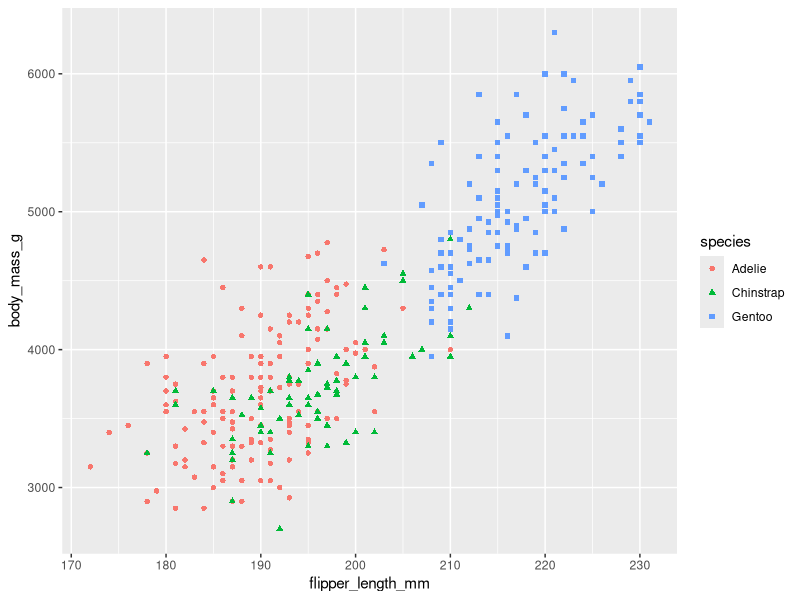
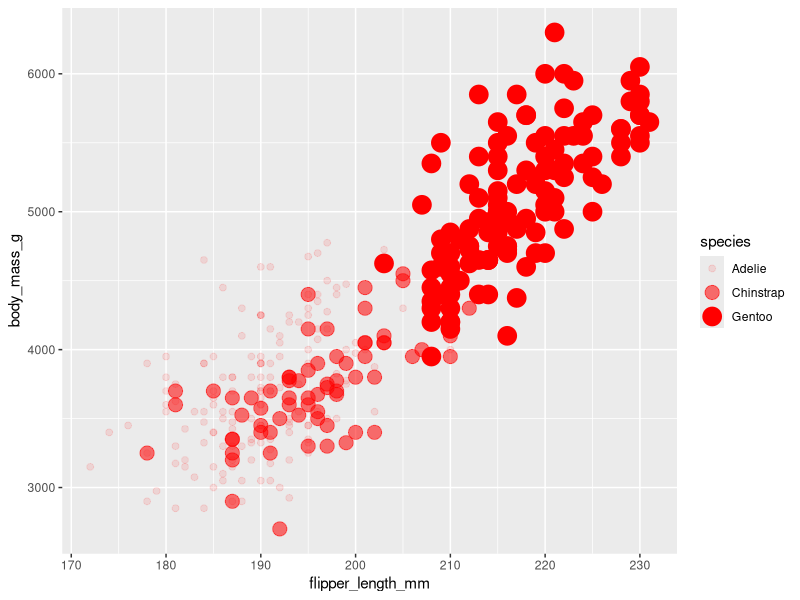
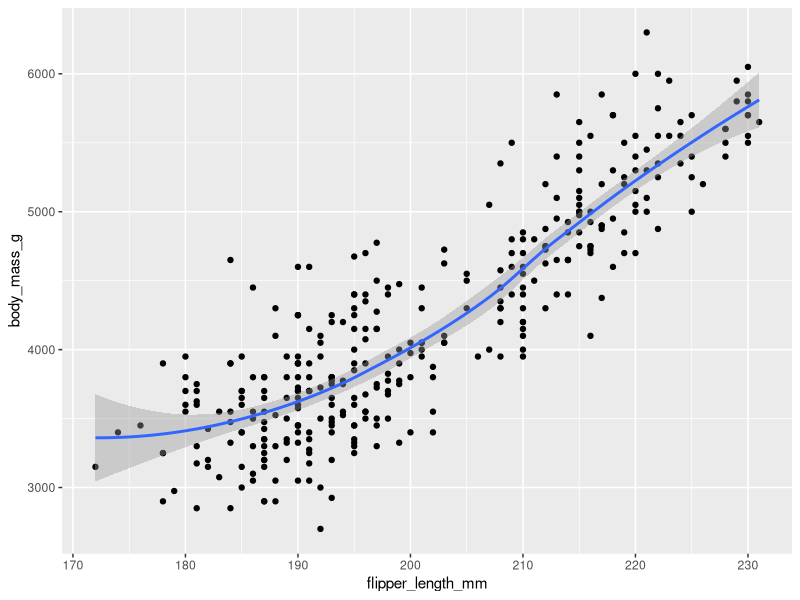
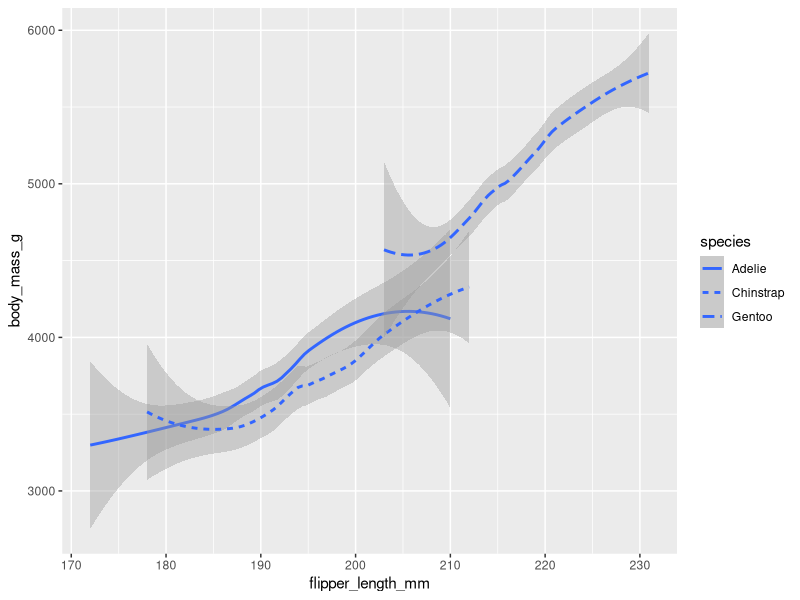
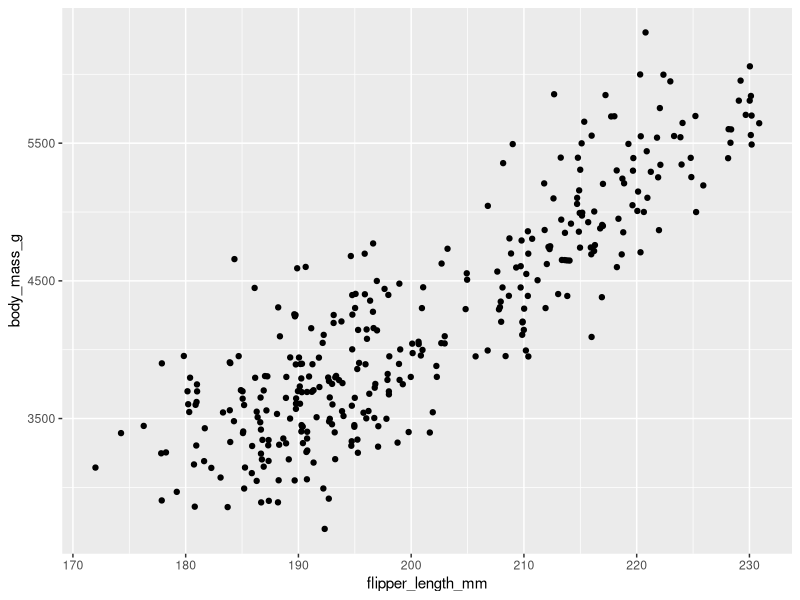
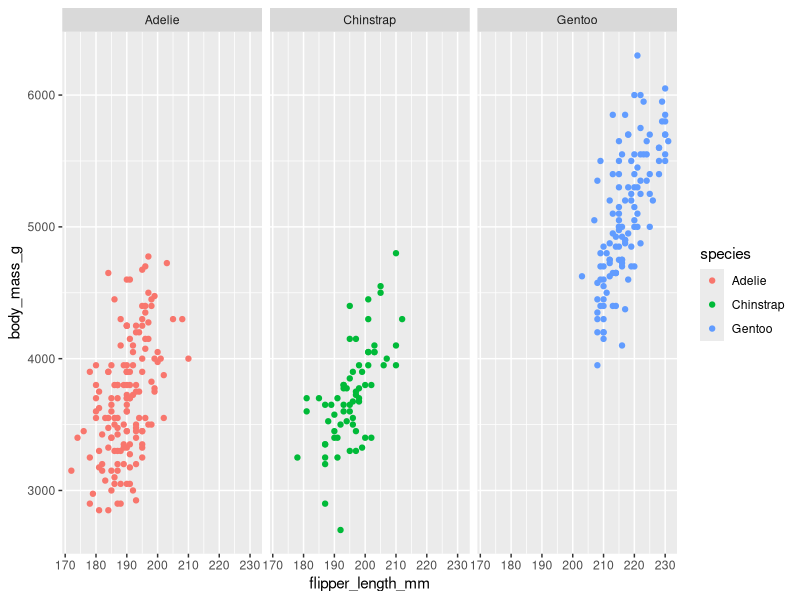
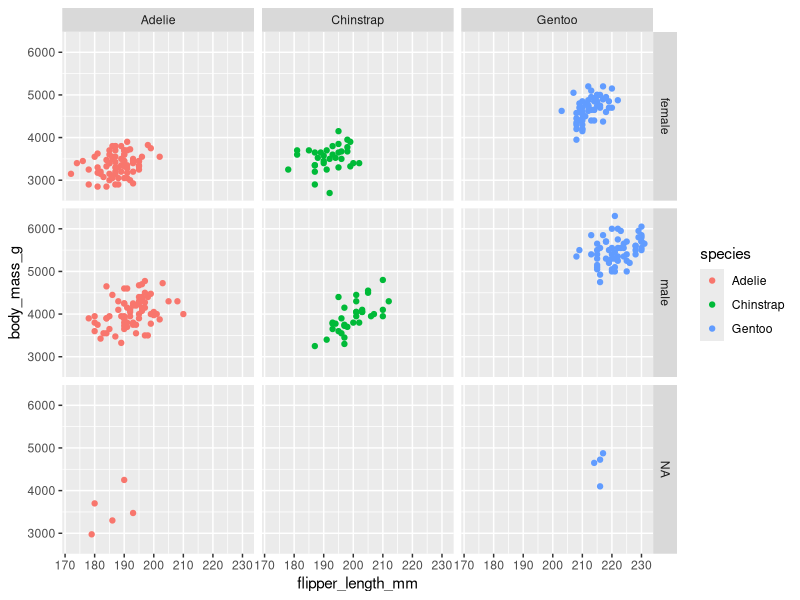
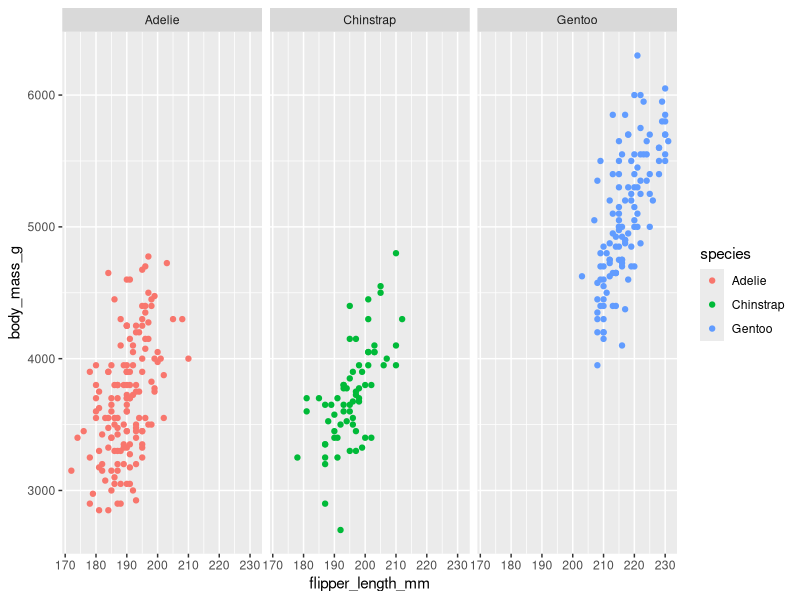

Write R code to recreate these figures, in order.
library(tidyverse)
library(palmerpenguins)
View(penguins)

#visualize different species by color & shape
penguins %>% ggplot(aes(x=flipper_length_mm,y=body_mass_g))+geom_point(aes(shape=species,colour=species))

#visualize different species by alpha and size, color outside of aes() meaning changing overall color, not related to any specific variable
penguins %>% ggplot(aes(x=flipper_length_mm,y=body_mass_g))+geom_point(aes(alpha=species,size=species),color="red")

#visualize data by smooth line
penguins %>% ggplot(aes(x=flipper_length_mm,y=body_mass_g))+geom_point()+geom_smooth()

#visualize data by smooth line & each line stands for different species
penguins %>% ggplot(aes(x=flipper_length_mm,y=body_mass_g))+geom_smooth(aes(linetype=species))

#instead of geom_point, using geom_jitter to make the point easier to find
penguins %>% ggplot(aes(x=flipper_length_mm,y=body_mass_g))+geom_jitter()

#facet_wrap
penguins %>% ggplot(aes(x=flipper_length_mm,y=body_mass_g))+geom_point(aes(color=species))+facet_wrap(~species)

#facet_grid, if 2 variable
penguins %>% ggplot(aes(x=flipper_length_mm,y=body_mass_g))+geom_point(aes(color=species))+facet_grid(sex~species)

#facet_grid 1 variable only
penguins %>% ggplot(aes(x=flipper_length_mm,y=body_mass_g))+geom_point(aes(color=species))+facet_grid(~species)

#title,subtitle,caption
penguins %>% ggplot(aes(x=flipper_length_mm,y=body_mass_g))+geom_point(aes(shape=species,colour=species))+labs(title="Penguin Analysis",subtitle="flipper_length vs body_mass",caption="data by Dr. Kristen Gorman")

#annotate text, customized text color,font weight, size,angle
penguins %>% ggplot(aes(x=flipper_length_mm,y=body_mass_g))+geom_point(aes(shape=species,colour=species))+labs(title="Penguin Analysis",subtitle="flipper_length vs body_mass",caption="data by Dr. Kristen Gorman")+annotate("text",x=250,y=2000,label="Gentoo are the largest penguin",color="red",fontface="bold",size=5,angle=25)

#when the code is too long, can save the code in variable 
p <-penguins %>% ggplot(aes(x=flipper_length_mm,y=body_mass_g))+geom_point(aes(shape=species,colour=species))+labs(title="Penguin Analysis",subtitle="flipper_length vs body_mass",caption="data by Dr. Kristen Gorman")
p +annotate("text",x=250,y=2000,label="Gentoo are the largest penguin",color="red",fontface="bold",size=5,angle=25)



View(diamonds)

#barchart
diamonds %>% ggplot(aes(x=cut))+geom_bar()

#barchart different colors
diamonds %>% ggplot(aes(x=cut))+geom_bar(aes(color=cut))

#barchart different fills
diamonds %>% ggplot(aes(x=cut))+geom_bar(aes(fill=cut))

#segmented barchart by fills
diamonds %>% ggplot(aes(x=cut))+geom_bar(aes(fill=clarity))

#facet_wrap
diamonds %>% ggplot(aes(x=cut))+geom_bar(aes(fill=cut))+facet_wrap(~cut)

#save chart
diamonds %>% ggplot(aes(x=cut))+geom_bar(aes(fill=cut))+facet_wrap(~cut)
ggsave("test.png")








